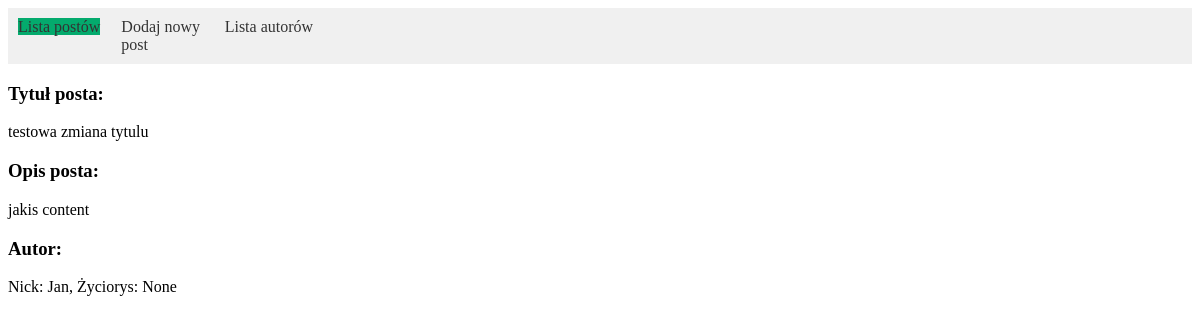
/post/1, run on the app's committed database.
### posts/models.py (models this page shows, shortened)
class Post(models.Model):
    title = models.CharField(max_length=50)
    content = models.TextField()
    created = models.DateTimeField(auto_now_add=True)
    modified = models.DateTimeField(auto_now=True)
    author = models.ForeignKey(
        'posts.Author',
        on_delete=models.CASCADE
    )

class Author(models.Model):
    nick = models.CharField(max_length=50)
    email = models.EmailField()
    bio = models.TextField(null=True)
    def __str__(self):
        return f"Nick: {self.nick}, Życiorys: {self.bio}"

### posts/views.py (the view)
# urls.py: path('post/<int:id>', post_detail, name='post'),
def post_detail(request, id):
    one_post = Post.objects.get(id=id)
    author = Author.objects.get(id=one_post.author_id)
    return render(
        request=request,
        template_name="posts/post_detail.html",
        context={'post': one_post, 'title': f'Szczegóły postu o id {one_post.id}', 'author': author,
                 'active_tab': 'post_list'},
    )

### posts/templates/posts/post_detail.html
{% extends 'posts/main.html' %}
{% block content %}
    <h3>Tytuł posta:</h3> {{ post.title }}<br>
    <h3>Opis posta:</h3> {{ post.content }}<br>
    <h3>Autor:</h3> {{ author }}
{% endblock %}

### data on the page
Post: title "testowa zmiana tytulu", content "jakis content"
Author: nick+bio "Nick: Jan, Życiorys: None"
